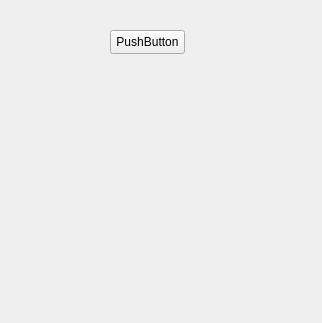
<?xml version="1.0" encoding="UTF-8"?>
<ui version="4.0">
 <class>MainForm</class>
 <widget class="QWidget" name="MainForm">
  <property name="geometry">
   <rect>
    <x>0</x>
    <y>0</y>
    <width>322</width>
    <height>323</height>
   </rect>
  </property>
  <property name="windowTitle">
   <string>Form</string>
  </property>
  <widget class="QPushButton" name="pushButton">
   <property name="geometry">
    <rect>
     <x>110</x>
     <y>30</y>
     <width>75</width>
     <height>24</height>
    </rect>
   </property>
   <property name="text">
    <string>PushButton</string>
   </property>
  </widget>
 </widget>
 <resources/>
 <connections/>
</ui>
